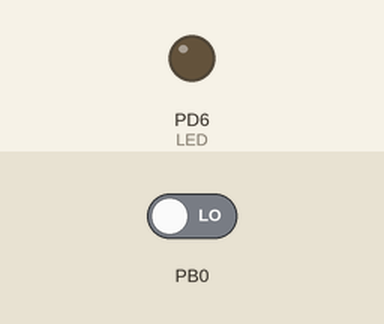
Simulated run of this program. Board: ATmega328P, built with avr-gcc and emulated at 1 MHz (the files do not name the chip). Parts: output pins drawn as LEDs (lit = HIGH). The inputs (shaded band) are chosen by the test bench; at power-on: PB0 LOW.

Above: at 1.2 s.
1.3 s: PB0 driven HIGH
At 1.8 s:
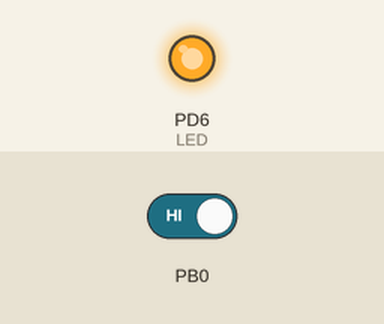
Timing chart, 0 to 4.3 s (numbered marks = the images above; inputs shaded):
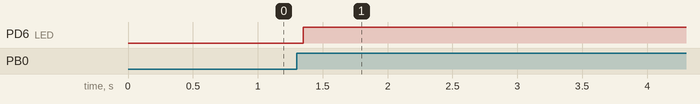

The program:

main.cpp
```cpp
#include <avr/io.h>
#include <util/delay.h>
#include <avr/interrupt.h>

volatile uint8_t button_changed = 0;   // Flag for indicating button click

ISR(PCINT0_vect)
{
  button_changed = 1;
}

int main()
{
  DDRD |= (1 << PD6);         // Output

  DDRB &= ~(1 << PB0);        // Input
  PORTB &= ~(1 << PB0);       // Disable pullup resistor. Using external pulldown

  PCICR |= (1 << PCIE0);      // Enable pin change interrupt for PORTB
  PCMSK0 |= (1 << PCINT0);    // Enable pin change interrupt for PB0

  sei();                      // Enable global interrupts

  uint8_t last_state = 0;     // Last state of the button

  while (1) {
    if (button_changed) {
        button_changed = 0;

        _delay_ms(50);

        uint8_t current_state = (PINB & (1 << PB0)) ? 1 : 0;

        if (current_state == 1 && last_state == 0) {  // Rising edge (press)
            PORTD ^= (1 << PD6);  // Toggle LED
        }

        last_state = current_state;
    }
}

  return 0;
}
```

Measured:
- after the input at 1.3 s, PD6 (LED): LOW → HIGH after 0.05 s
